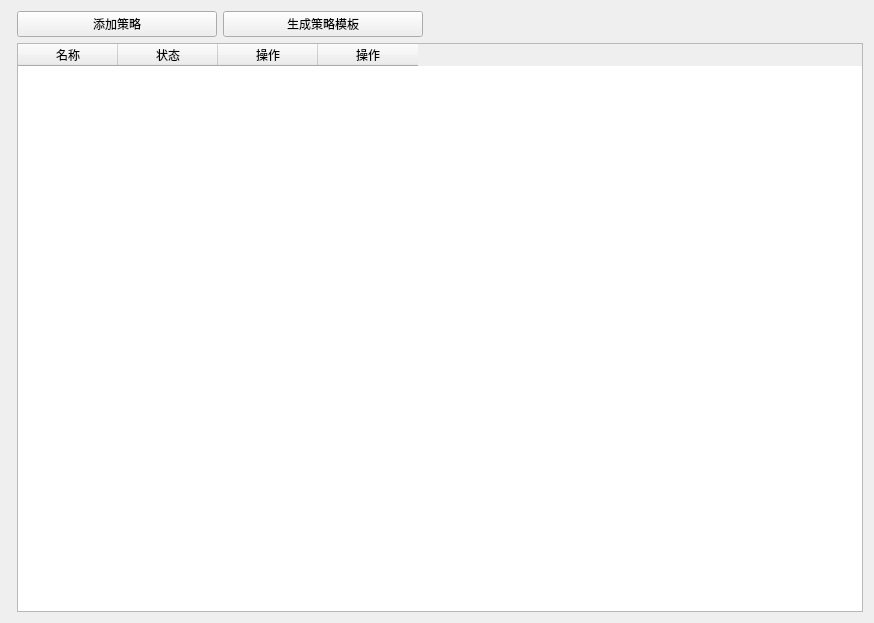
<?xml version="1.0" encoding="UTF-8"?>
<ui version="4.0">
 <class>Strategy</class>
 <widget class="QWidget" name="Strategy">
  <property name="geometry">
   <rect>
    <x>0</x>
    <y>0</y>
    <width>874</width>
    <height>623</height>
   </rect>
  </property>
  <property name="windowTitle">
   <string>Form</string>
  </property>
  <layout class="QFormLayout" name="formLayout">
   <item row="1" column="1">
    <widget class="QTableWidget" name="strategy_table">
     <property name="sizePolicy">
      <sizepolicy hsizetype="Expanding" vsizetype="Expanding">
       <horstretch>100</horstretch>
       <verstretch>100</verstretch>
      </sizepolicy>
     </property>
     <column>
      <property name="text">
       <string>名称</string>
      </property>
     </column>
     <column>
      <property name="text">
       <string>状态</string>
      </property>
     </column>
     <column>
      <property name="text">
       <string>操作</string>
      </property>
     </column>
     <column>
      <property name="text">
       <string>操作</string>
      </property>
     </column>
    </widget>
   </item>
   <item row="0" column="1">
    <layout class="QHBoxLayout" name="horizontalLayout" stretch="0,2">
     <item>
      <widget class="QPushButton" name="add_strategy_btn">
       <property name="maximumSize">
        <size>
         <width>200</width>
         <height>16777215</height>
        </size>
       </property>
       <property name="text">
        <string>添加策略</string>
       </property>
      </widget>
     </item>
     <item>
      <widget class="QPushButton" name="gen_strategy">
       <property name="maximumSize">
        <size>
         <width>200</width>
         <height>16777215</height>
        </size>
       </property>
       <property name="text">
        <string>生成策略模板</string>
       </property>
      </widget>
     </item>
    </layout>
   </item>
  </layout>
 </widget>
 <resources/>
 <connections/>
</ui>
